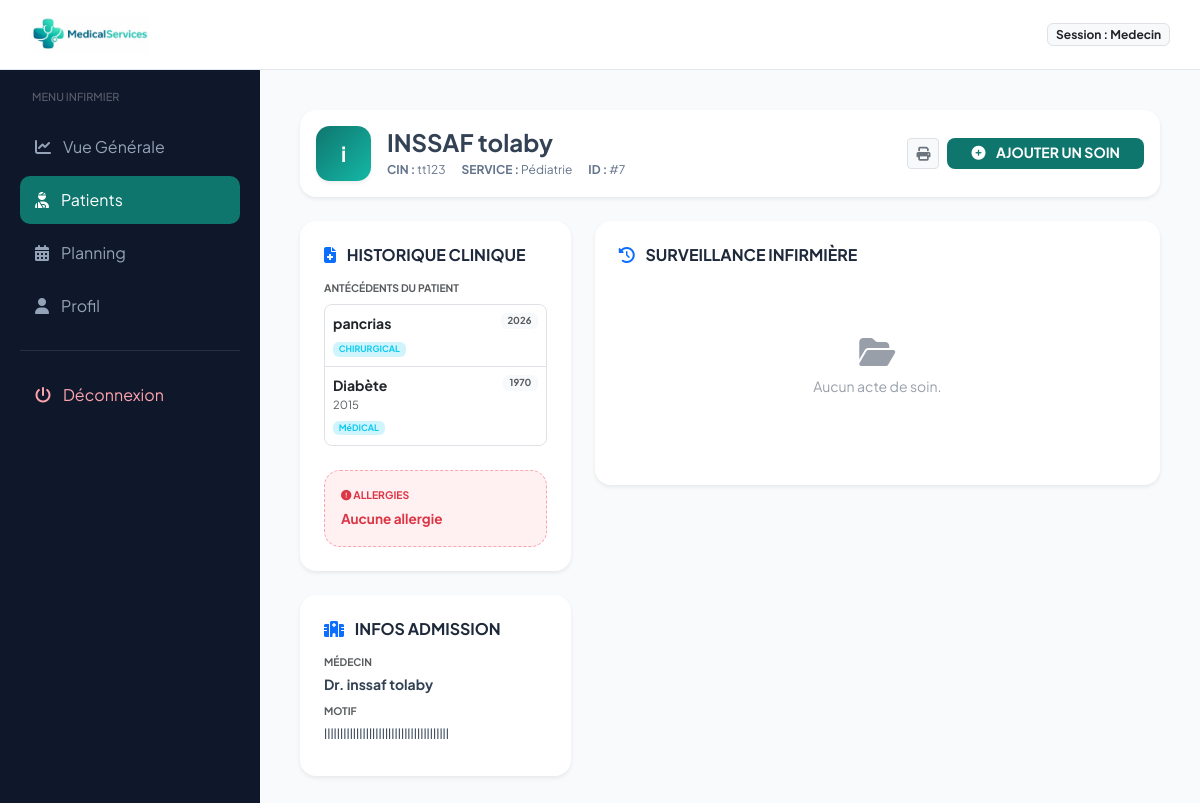
Before: /connexion_infirmier/dossier_patient.php?id_adm=7 (signed in) with the older database file.
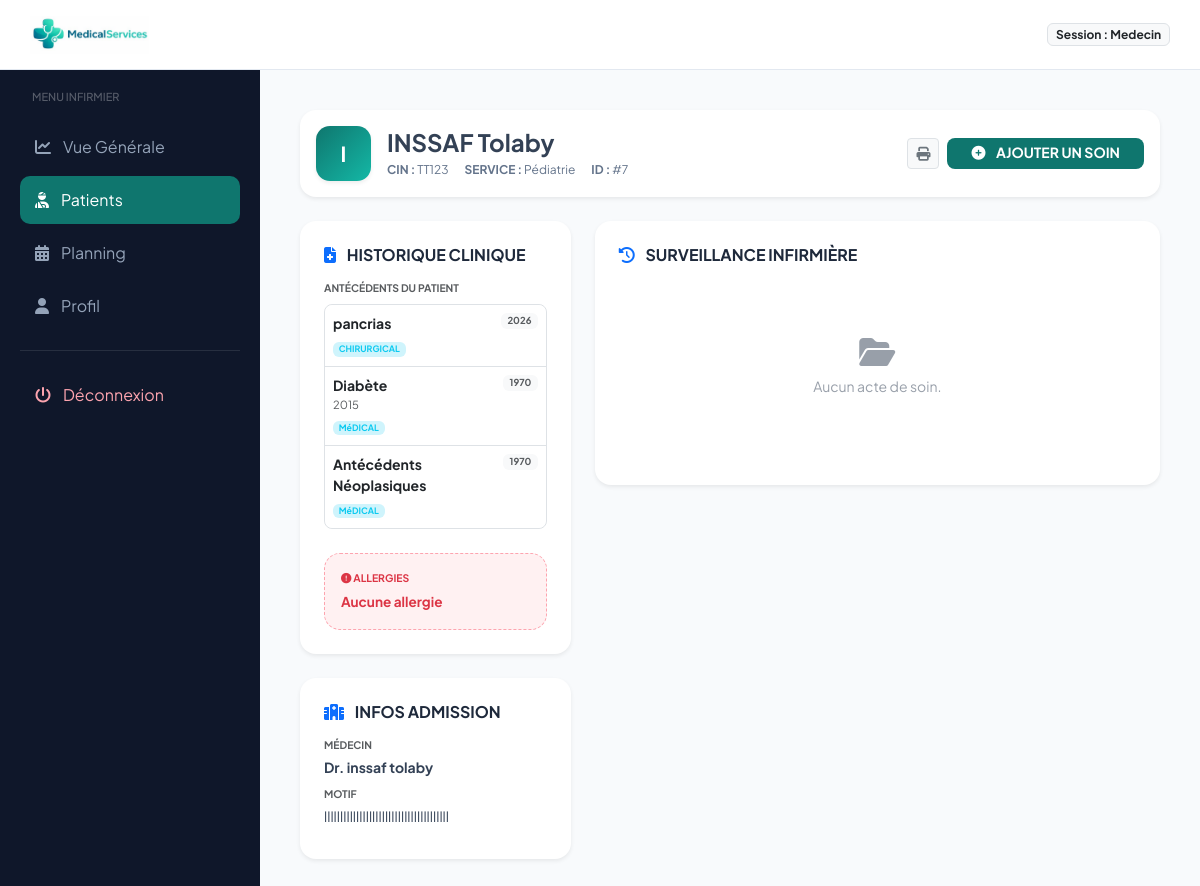
After: the same page with the newer database file.
### tables this page shows
CREATE TABLE `admissions` (
  `id_admission` int(11) NOT NULL,
  `id_patient` int(11) NOT NULL,
  `id_medecin` int(11) DEFAULT NULL,
  `id_chambre` int(11) DEFAULT NULL,
  `date_admission` datetime NOT NULL,
  `date_sortie` datetime DEFAULT NULL,
  `service` varchar(100) NOT NULL,
  `motif` text NOT NULL,
  `type_admission` varchar(50) DEFAULT 'Normal',
  `statut` varchar(50) DEFAULT 'En cours',
  `created_at` datetime DEFAULT current_timestamp(),
  `updated_at` datetime DEFAULT current_timestamp() ON UPDATE current_timestamp()
);

CREATE TABLE `patients` (
  `id_patient` int(11) NOT NULL,
  `CIN` varchar(10) NOT NULL,
  `nom` varchar(50) NOT NULL,
  `prenom` varchar(50) NOT NULL,
  `date_naissance` date DEFAULT NULL,
  `sexe` varchar(255) DEFAULT NULL,
  `adresse` varchar(100) DEFAULT NULL,
  `telephone` varchar(20) DEFAULT NULL,
  `email` varchar(50) DEFAULT NULL,
  `groupe_sanguin` varchar(255) NOT NULL,
  `statut` varchar(255) NOT NULL DEFAULT 'stable',
  `allergies` text NOT NULL,
  `date_inscription` timestamp NOT NULL DEFAULT current_timestamp(),
  `id_medecin` int(11) NOT NULL
);

CREATE TABLE `antecedents` (
  `id_ante` int(11) NOT NULL,
  `id_patient` int(11) NOT NULL,
  `categorie` enum('Médical','Chirurgical') NOT NULL,
  `nom_pathologie` varchar(255) NOT NULL,
  `description` text NOT NULL,
  `date_evenement` varchar(255) NOT NULL,
  `date_enregistrement` timestamp NOT NULL DEFAULT current_timestamp()
);

CREATE TABLE `utilisateurs` (
  `id_user` int(11) NOT NULL,
  `cin` varchar(255) NOT NULL,
  `matricule` varchar(255) NOT NULL,
  `nom` varchar(50) DEFAULT NULL,
  `prenom` varchar(50) DEFAULT NULL,
  `email` varchar(50) DEFAULT NULL,
  `mot_de_passe` varchar(255) DEFAULT NULL,
  `telephone` int(11) NOT NULL,
  `adresse` text NOT NULL,
  `photo` varchar(255) NOT NULL DEFAULT '''default_avatar.png''',
  `role` enum('infirmier','admin','medecin','secretaire') DEFAULT NULL,
  `specialite` varchar(255) NOT NULL DEFAULT 'Généraliste',
  `statut_compte` enum('actif','suspendu','conge') NOT NULL,
  `date_embauche` date NOT NULL DEFAULT current_timestamp(),
  `derniere_connexion` datetime DEFAULT NULL,
  `created_at` timestamp NOT NULL DEFAULT current_timestamp()
);

### connexion_infirmier/dossier_patient.php (the view, shortened to what the changed rows need)
<?php
include("../config/connexion.php");
$id_admission = $_GET['id_adm'] ?? null;
try {
    $stmt = $pdo->prepare("SELECT a.*, p.*,
                            u.nom as med_nom, u.prenom as med_prenom
                            FROM admissions a
                            JOIN patients p ON a.id_patient = p.id_patient
                            LEFT JOIN utilisateurs u ON a.id_medecin = u.id_user
                            WHERE a.id_admission = ?");
    $stmt->execute([$id_admission]);
    $data = $stmt->fetch(PDO::FETCH_ASSOC);
    $stmt_ant = $pdo->prepare("SELECT * FROM antecedents WHERE id_patient = ? ORDER BY date_evenement DESC");
    $stmt_ant->execute([$data['id_patient']]);
    $liste_antecedents = $stmt_ant->fetchAll(PDO::FETCH_ASSOC);
} catch (PDOException $e) {
    die("Erreur de base de données : " . $e->getMessage());
}
$nom_complet = strtoupper($data['nom'] ?? '') . ' ' . ($data['prenom'] ?? '');
?>
<!DOCTYPE html>
<html lang="fr">
<head>
    <link rel="stylesheet" href="https://cdnjs.cloudflare.com/ajax/libs/font-awesome/6.5.0/css/all.min.css">
    <link href="https://cdn.jsdelivr.net/npm/bootstrap@5.3.2/dist/css/bootstrap.min.css" rel="stylesheet">
</head>
<body>
<main class="content">
    <div class="bg-white rounded-4 shadow-sm p-3 mb-4 d-flex justify-content-between align-items-center border-0">
        <div class="d-flex align-items-center gap-3">
            <div class="d-flex align-items-center justify-content-center fw-bold text-white shadow-sm"
                 style="width: 55px; height: 55px; background: linear-gradient(135deg, var(--primary), #14b8a6); border-radius: 14px; font-size: 1.3rem;">
                <?= substr($data['nom'], 0, 1) ?>
            </div>
            <div>
                <h4 class="mb-0 fw-bold"><?= $nom_complet ?></h4>
                <div class="d-flex gap-3 mt-1" style="font-size: 0.75rem; color: #64748b;">
                    <span><b>CIN :</b> <?= $data['CIN'] ?></span>
                    <span><b>SERVICE :</b> <?= $data['service'] ?></span>
                    <span><b>ID :</b> #<?= $id_admission ?></span>
                </div>
            </div>
        </div>
    </div>
    <div class="row g-4">
        <div class="col-lg-4">
            <div class="bg-white rounded-4 shadow-sm p-4 border-0 mb-4">
                <div class="mb-4">
                    <div class="list-group list-group-flush border rounded-3 overflow-hidden">
                        <?php if (empty($liste_antecedents)): ?>
                            <div class="list-group-item small text-muted italic text-center">Aucun antécédent répertorié</div>
                        <?php else: ?>
                            <?php foreach ($liste_antecedents as $ant): ?>
                                <div class="list-group-item p-2">
                                    <div class="d-flex justify-content-between align-items-start">
                                        <span class="fw-bold text-dark small"><?= htmlspecialchars($ant['nom_pathologie']) ?></span>
                                        <span class="badge bg-light text-muted border-0 small" style="font-size: 0.6rem;"><?= date('Y', strtotime($ant['date_evenement'])) ?></span>
                                    </div>
                                    <div class="text-muted" style="font-size: 0.7rem;"><?= htmlspecialchars($ant['description']) ?></div>
                                    <span class="badge bg-info-subtle text-info mt-1" style="font-size: 0.55rem;"><?= strtoupper($ant['categorie']) ?></span>
                                </div>
                            <?php endforeach; ?>
                        <?php endif; ?>
                    </div>
                </div>
            </div>
            <div class="bg-white rounded-4 shadow-sm p-4 border-0">
                <div class="mb-2">
                    <label class="d-block text-muted fw-bold mb-1" style="font-size: 0.65rem; text-transform: uppercase;">Médecin</label>
                    <p class="small fw-bold mb-0">Dr. <?= $data['med_prenom'] ?> <?= $data['med_nom'] ?></p>
                </div>
                <div class="mb-2">
                    <label class="d-block text-muted fw-bold mb-1" style="font-size: 0.65rem; text-transform: uppercase;">Motif</label>
                    <p class="small mb-0"><?= htmlspecialchars($data['motif']) ?></p>
                </div>
            </div>
        </div>
    </div>
</main>
</body>
</html>

Changed rows visible on the page:
changed admissions "lllllllllllllllllllllllllllllllllllllll": id_patient.nom "i" → "I"; id_patient.prenom "INSSAF tolaby" → "INSSAF Tolaby"; id_patient.CIN "tt123" → "TT123"
added antecedents: nom_pathologie "Antécédents Néoplasiques", date_evenement "1970", categorie "MéDICAL"
